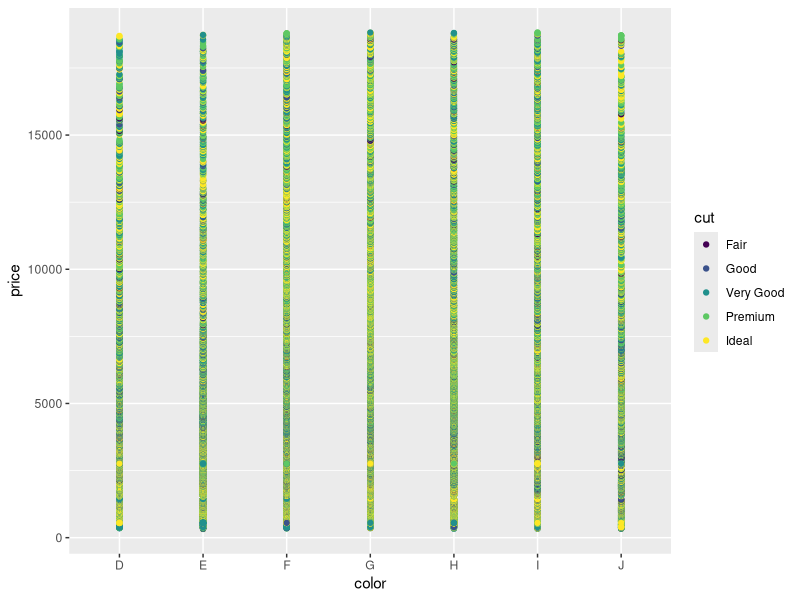
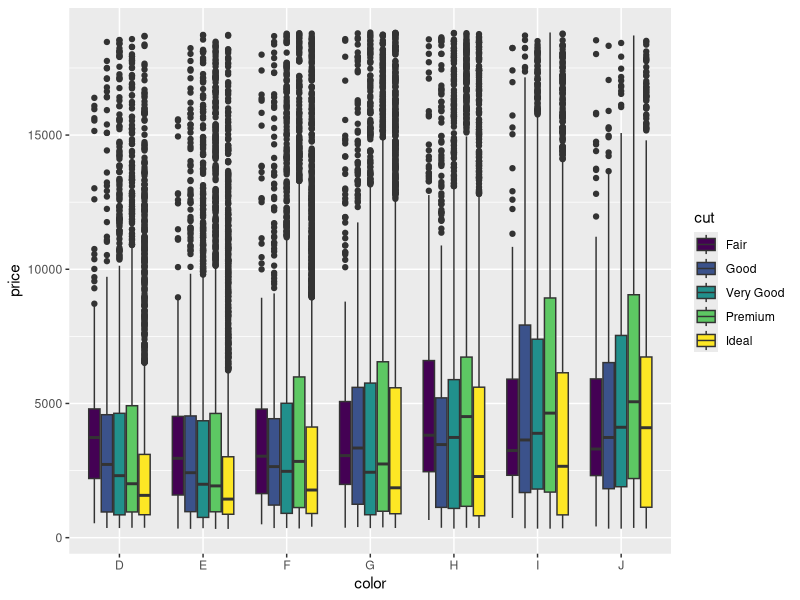
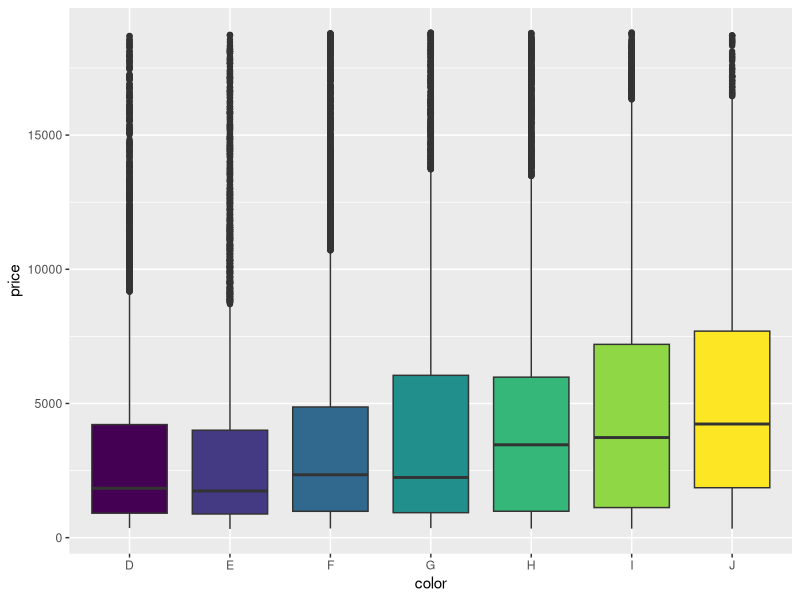
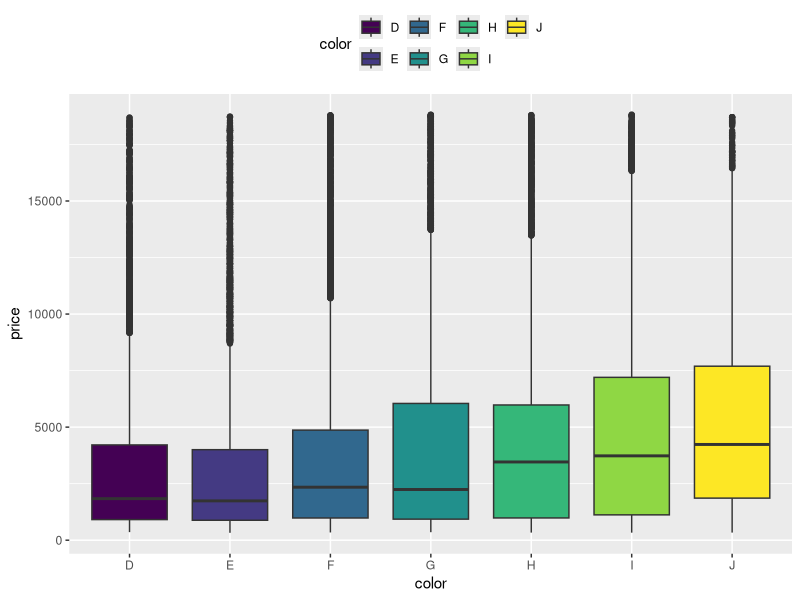
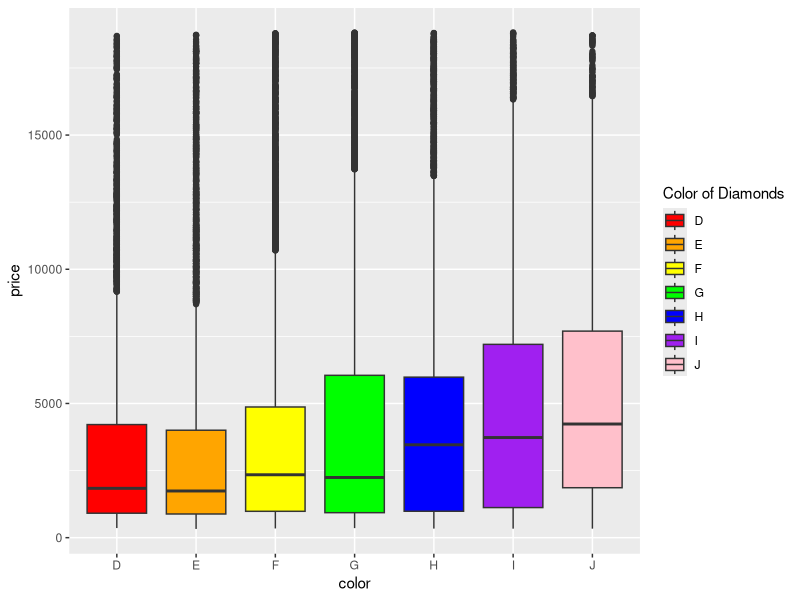
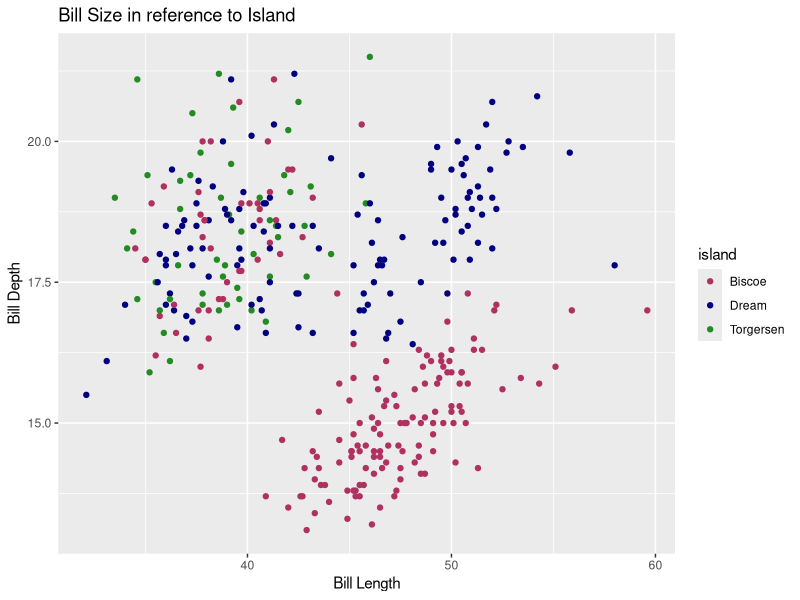
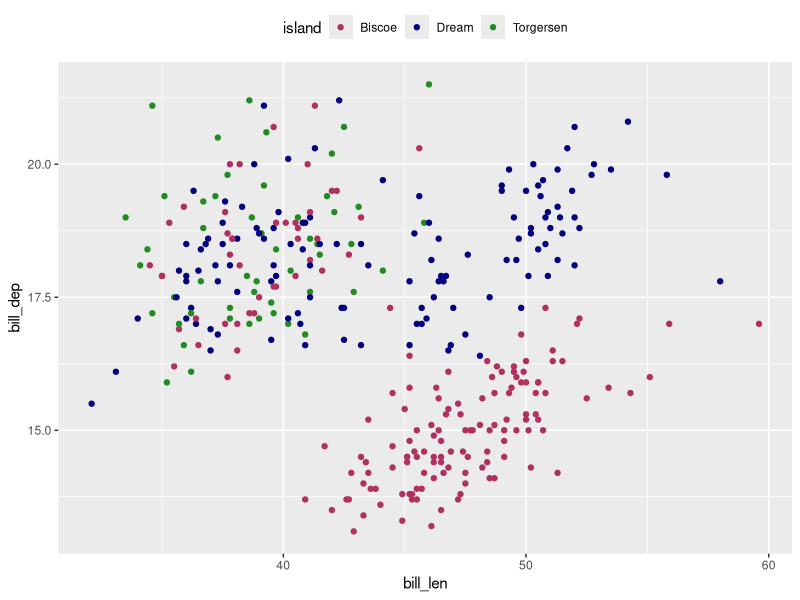
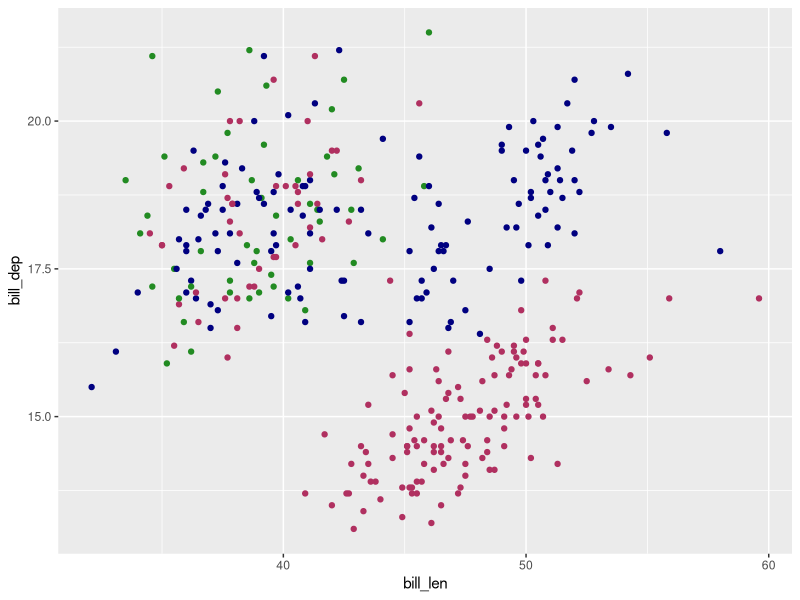

Here is the R script that generated these plots, in order:
## ---- chunk 1
library(tidyverse)
ggplot(diamonds, aes(color, price, color= cut))+ geom_point()# not super helpful 
ggplot(diamonds, aes(color, price, fill=cut)) + geom_boxplot()
## ---- chunk 2
ggplot(diamonds, aes(color, price, fill=color))+geom_boxplot()+theme(legend.position = "none")

ggplot(diamonds, aes(color, price, fill=color)) + geom_boxplot()+theme(legend.position = "top")
## ---- chunk 3
ggplot(diamonds, aes(color, price, fill=color))+geom_boxplot()+scale_fill_manual(values= c("red", "orange", "yellow", "green", "blue", "purple", "pink"), name= "Color of Diamonds")
## ---- chunk 4

## ---- chunk 5
library(ggplot2)
ggplot(penguins, aes(x=bill_len, y=bill_dep, color = island))+geom_point()+scale_color_manual(values = c("maroon", "navy", "forestgreen"))+labs(x= "Bill Length", y = "Bill Depth", title= "Bill Size in reference to Island")
## ---- chunk 6
ggplot(penguins, aes(bill_len, bill_dep, color = island))+geom_point()+scale_color_manual(values = c("maroon", "navy", "forestgreen"))+theme(legend.position = "top")
## ---- chunk 7
ggplot(penguins, aes(bill_len, bill_dep, color = island))+geom_point()+scale_color_manual(values = c("maroon", "navy", "forestgreen"))+theme(legend.position = "none")

## ---- chunk 8
ggplot(penguins, aes(bill_len, bill_dep, color = island))+geom_point()+scale_color_manual(values = c("maroon", "navy", "forestgreen"), name = "Island of Origin")+theme(legend.position = "top")
## ---- chunk 9
ggplot(penguins, aes(bill_len, bill_dep, fill = flipper_len))+geom_violin(fill="maroon")+geom_jitter(color = "navy")

library(viridis)
ggplot(penguins, aes(bill_len, bill_dep, color = flipper_len))+geom_point()+scale_color_viridis(discrete = FALSE, option="magma")
## ---- chunk 10
ggplot(diamonds, aes(color, price, color= cut))+ geom_boxplot()+ facet_wrap(~cut)
## ---- chunk 11
colorPriceGraph <- ggplot(diamonds, aes(color, price, color=cut))+ geom_boxplot()
colorPriceGraph + facet_wrap(~cut)
## ---- chunk 12
levels(diamonds$cut) <- c("Fair Cut", "Good Cut", "Very Good Cut", "Premium Cut", "Ideal Cut")
ggplot(diamonds, aes(color, price, color=cut))+ geom_boxplot()+facet_wrap(~cut)
## ---- chunk 13
labels<- c("Fair Cut"= "fair", "Good Cut"="good", "Very Good Cut"="very good", "Premium Cut"="premium", "Ideal Cut"="ideal")
ggplot(diamonds, aes(color, price, color=cut))+geom_boxplot()+ facet_wrap(~cut, labeller= as_labeller(x = labels))
## ---- chunk 14
mtcars$cyl<- as.factor(mtcars$cyl)
levels(mtcars$cyl) <- c("4 Cylinders", "6 Cylinders", "8 Cylinders")
ggplot(mtcars, aes(mpg, hp, color=cyl))+geom_point()+facet_wrap(~cyl)
## ---- chunk 15
ggplotExample <- ggplot(penguins, aes(species, flipper_len, fill = island))+geom_boxplot()+scale_fill_viridis(discrete = TRUE, option = "viridis")
ggplotExample+theme_classic()+ggtitle(label = "Penguin Flipper Length Across Species and Islands")+ xlab("Species Name")+ylab("Flipper Length (mm)")+theme(text = element_text(family = "Times New Roman", size=18, face="bold"))
## ---- chunk 16
ggsave("PenguinFlipperLength.tiff", width = 10, height = 10, units = "in", dpi = 300) #can do png or jpeg, tiff is more detail

##`dev.off() in console to clear the plot count`
## ---- chunk 17
